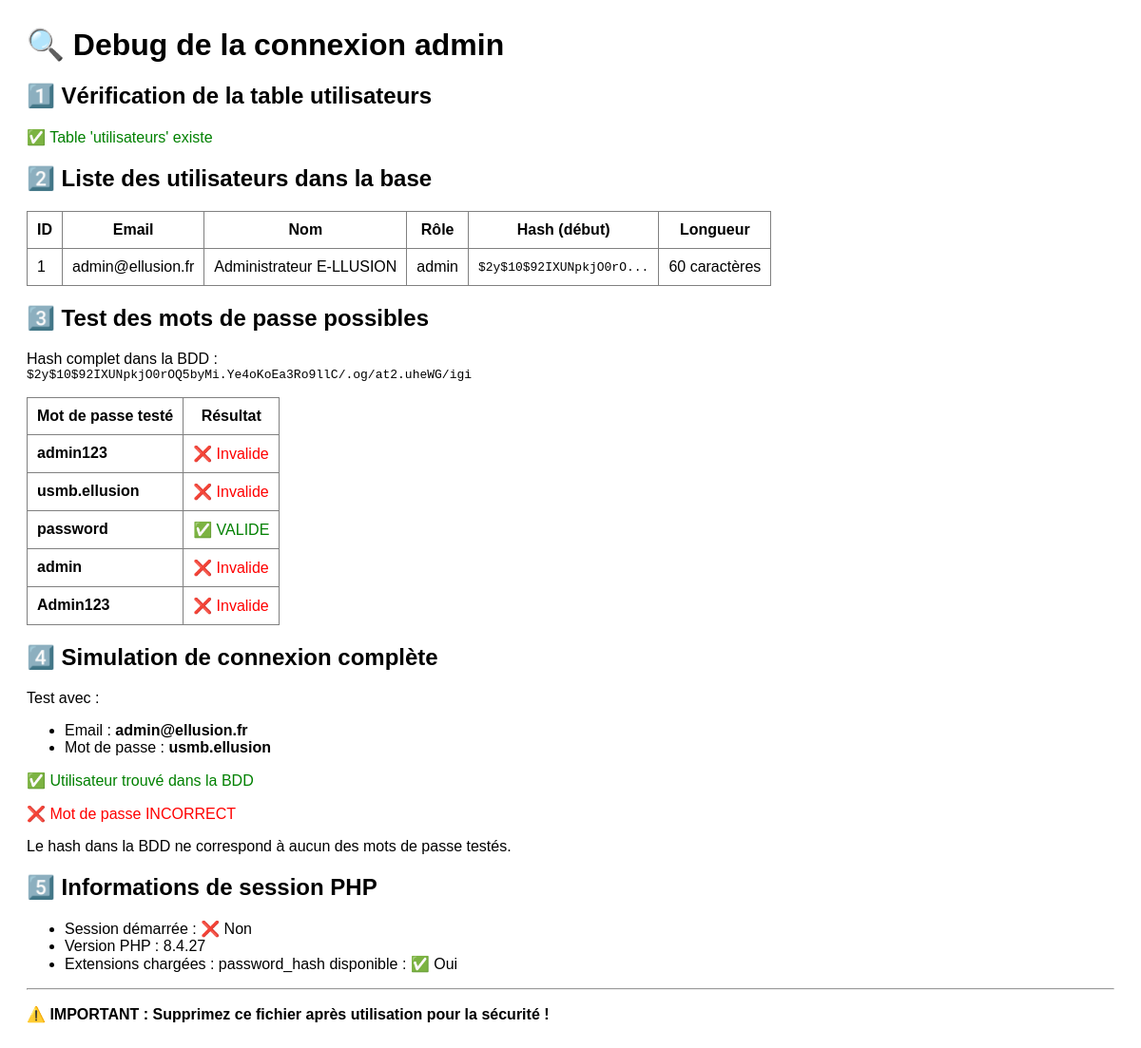
The page /debug-login.php on the database as committed earlier.
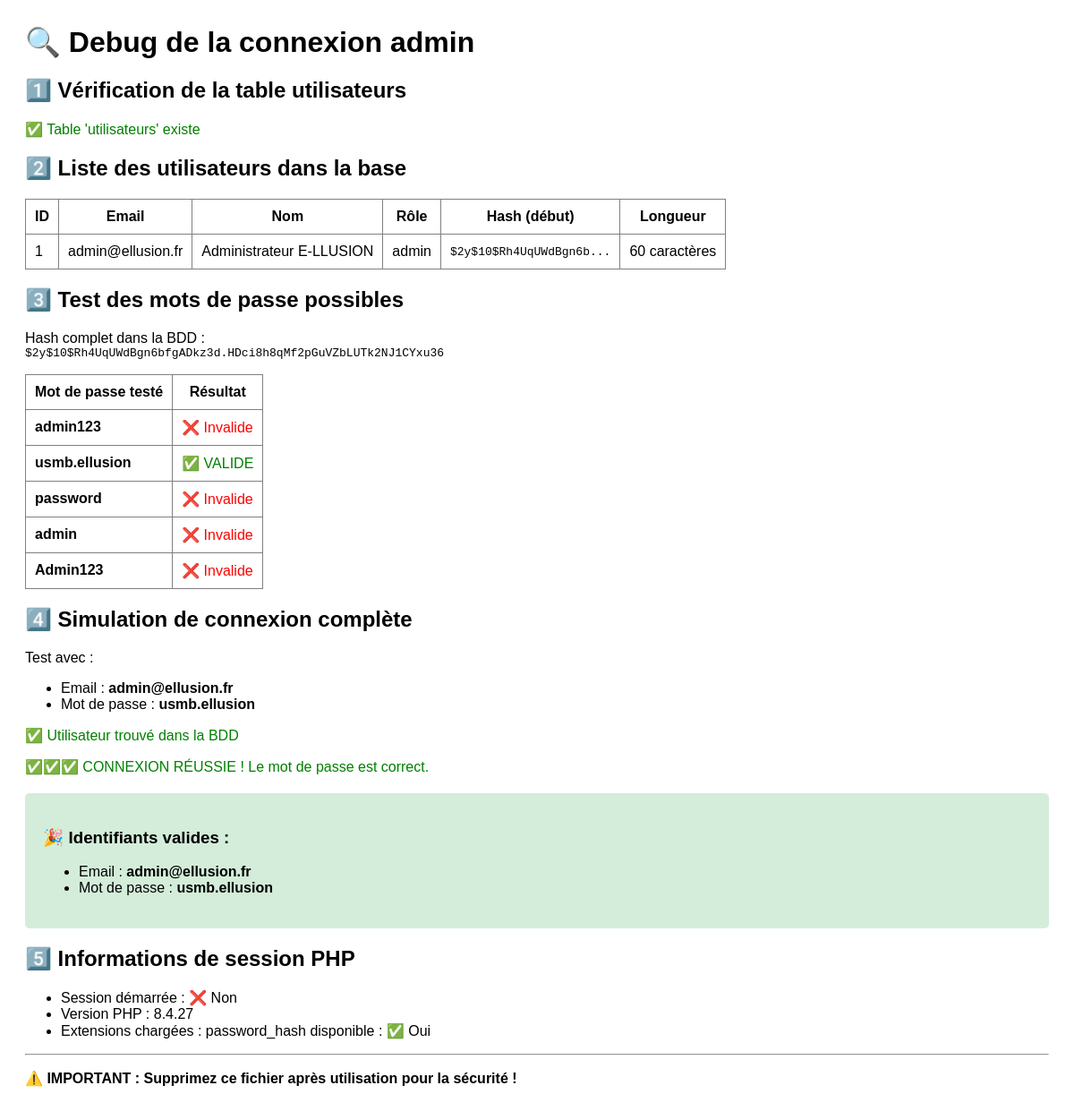
The same page on the database as committed later.
### tables this page shows
CREATE TABLE IF NOT EXISTS utilisateurs (
    id_utilisateur INT AUTO_INCREMENT PRIMARY KEY,
    email VARCHAR(255) NOT NULL UNIQUE COMMENT 'Email de connexion',
    mot_de_passe VARCHAR(255) NOT NULL COMMENT 'Mot de passe hashé (password_hash)',
    nom VARCHAR(100) NOT NULL COMMENT 'Nom de utilisateur',
    prenom VARCHAR(100) NOT NULL COMMENT 'Prénom de utilisateur',
    role ENUM('admin', 'referent') NOT NULL DEFAULT 'referent' COMMENT 'Rôle de utilisateur',
    agence VARCHAR(100) COMMENT 'Agence ou département (optionnel)'
);

### debug-login.php (the view, shortened to what this page needs)
<?php
echo "<h1>🔍 Debug de la connexion admin</h1>";
try {
    $pdo = getPDO();
    echo "<h2>1️⃣ Vérification de la table utilisateurs</h2>";
    $stmt = $pdo->query("SHOW TABLES LIKE 'utilisateurs'");
    if ($stmt->rowCount() > 0) {
        echo "<p class='success'>✅ Table 'utilisateurs' existe</p>";
    } else {
        echo "<p class='error'>❌ Table 'utilisateurs' n'existe PAS</p>";
        die();
    }
    echo "<h2>2️⃣ Liste des utilisateurs dans la base</h2>";
    $stmt = $pdo->query("SELECT id_utilisateur, email, nom, prenom, role, LEFT(mot_de_passe, 20) as mdp_debut, LENGTH(mot_de_passe) as mdp_longueur FROM utilisateurs");
    $users = $stmt->fetchAll();
    echo "<table border='1' cellpadding='10' style='border-collapse:collapse;'>";
    echo "<tr><th>ID</th><th>Email</th><th>Nom</th><th>Rôle</th><th>Hash (début)</th><th>Longueur</th></tr>";
    foreach ($users as $user) {
        echo "<tr>";
        echo "<td>{$user['id_utilisateur']}</td>";
        echo "<td>{$user['email']}</td>";
        echo "<td>{$user['nom']} {$user['prenom']}</td>";
        echo "<td>{$user['role']}</td>";
        echo "<td><code>{$user['mdp_debut']}...</code></td>";
        echo "<td>{$user['mdp_longueur']} caractères</td>";
        echo "</tr>";
    }
    echo "</table>";
    echo "<h2>3️⃣ Test des mots de passe possibles</h2>";
    $stmt = $pdo->prepare("SELECT mot_de_passe FROM utilisateurs WHERE email = :email");
    $stmt->execute([':email' => 'admin@ellusion.fr']);
    $user = $stmt->fetch();
    $hashFromDB = $user['mot_de_passe'];
    echo "<p>Hash complet dans la BDD :<br><code>{$hashFromDB}</code></p>";
    $testPasswords = [
        'admin123',
        'usmb.ellusion',
        'password',
        'admin',
        'Admin123'
    ];
    echo "<table border='1' cellpadding='10' style='border-collapse:collapse;'>";
    echo "<tr><th>Mot de passe testé</th><th>Résultat</th></tr>";
    foreach ($testPasswords as $testPwd) {
        $isValid = password_verify($testPwd, $hashFromDB);
        $result = $isValid ? "<span class='success'>✅ VALIDE</span>" : "<span class='error'>❌ Invalide</span>";
        echo "<tr><td><strong>{$testPwd}</strong></td><td>{$result}</td></tr>";
    }
    echo "</table>";
    echo "<h2>4️⃣ Simulation de connexion complète</h2>";
    $email = 'admin@ellusion.fr';
    $password = 'usmb.ellusion';
    echo "<p>Test avec :</p>";
    echo "<ul>";
    echo "<li>Email : <strong>{$email}</strong></li>";
    echo "<li>Mot de passe : <strong>{$password}</strong></li>";
    echo "</ul>";
    $stmt = $pdo->prepare("SELECT * FROM utilisateurs WHERE email = :email");
    $stmt->execute([':email' => $email]);
    $utilisateur = $stmt->fetch();
    if ($utilisateur) {
        echo "<p class='success'>✅ Utilisateur trouvé dans la BDD</p>";
        if (password_verify($password, $utilisateur['mot_de_passe'])) {
            echo "<p class='success'>✅✅✅ CONNEXION RÉUSSIE ! Le mot de passe est correct.</p>";
            echo "<div style='background:#d4edda;padding:20px;border-radius:5px;margin:20px 0;'>";
            echo "<h3>🎉 Identifiants valides :</h3>";
            echo "<ul>";
            echo "<li>Email : <strong>admin@ellusion.fr</strong></li>";
            echo "<li>Mot de passe : <strong>usmb.ellusion</strong></li>";
            echo "</ul>";
            echo "</div>";
        } else {
            echo "<p class='error'>❌ Mot de passe INCORRECT</p>";
            echo "<p>Le hash dans la BDD ne correspond à aucun des mots de passe testés.</p>";
        }
    } else {
        echo "<p class='error'>❌ Utilisateur non trouvé avec cet email</p>";
    }
    echo "<h2>5️⃣ Informations de session PHP</h2>";
    echo "<ul>";
    echo "<li>Session démarrée : " . (session_status() === PHP_SESSION_ACTIVE ? "✅ Oui" : "❌ Non") . "</li>";
    echo "<li>Version PHP : " . phpversion() . "</li>";
    echo "<li>Extensions chargées : password_hash disponible : " . (function_exists('password_hash') ? "✅ Oui" : "❌ Non") . "</li>";
    echo "</ul>";
} catch (Exception $e) {
    echo "<p class='error'>❌ Erreur : " . $e->getMessage() . "</p>";
}
echo "<hr>";
echo "<p><strong>⚠️ IMPORTANT : Supprimez ce fichier après utilisation pour la sécurité !</strong></p>";
?>

### debug-login.php (style rules this page uses)
.success { color:green; }
.error { color:red; }

Rows that differ between the two databases and show on the page:
changed utilisateurs "admin@ellusion.fr": mdp_debut "$2y$10$92IXUNpkjO0rO" → "$2y$10$Rh4UqUWdBgn6b"; mot_de_passe "$2y$10$92IXUNpkjO0rOQ5byMi.Ye4oKoEa3Ro9llC/.og/at2.uheWG/igi" → "$2y$10$Rh4UqUWdBgn6bfgADkz3d.HDci8h8qMf2pGuVZbLUTk2NJ1CYxu36"
Other text that changed with them:
list line gone: "❌ Invalide"
new list line: "✅ VALIDE"
list line gone: "✅ VALIDE"
new list line: "❌ Invalide"
text no longer shown: "❌ Mot de passe INCORRECT Le hash dans la BDD ne correspond à aucun des mots de passe testés."
text now shown: "✅✅✅ CONNEXION RÉUSSIE ! Le mot de passe est correct. 🎉 Identifiants valides : Email : admin@ellusion.fr Mot de passe : usmb.ellusion"
